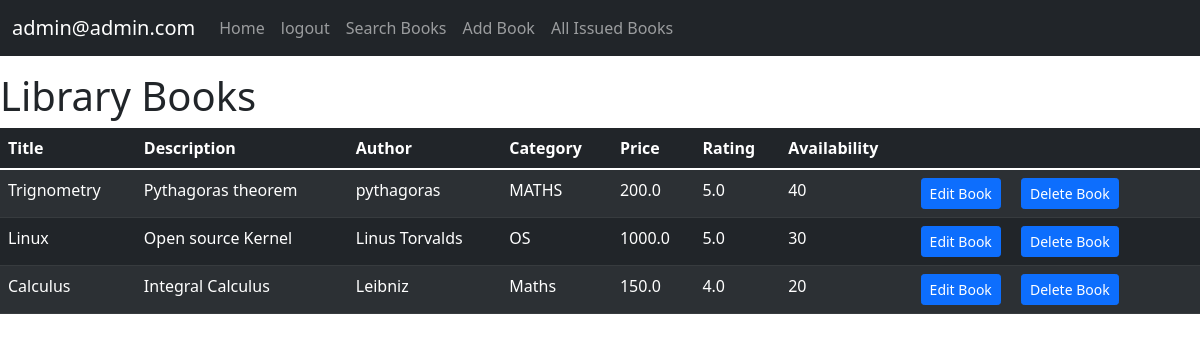
The app's page / (signed in) with its own data.
### accounts/models.py (models this page shows)
class CustomUser(AbstractUser):
    username = None
    email = models.EmailField(_("email address"), unique=True)
    phone = models.IntegerField(blank=True,null=True)
    USERNAME_FIELD = 'email'
    REQUIRED_FIELDS = []
    objects = CustomUserManager()

### main/models.py (models this page shows, shortened)
class Book(models.Model):
    title = models.CharField(max_length=100)
    author = models.CharField(max_length=100)
    desc = models.CharField(max_length=200)
    category = models.CharField(max_length=100)
    price = models.FloatField()
    availability = models.IntegerField()
    rating = models.FloatField(null=True)

### main/views.py (the view)
# urls.py: path('', views.homepage,name='home'),
@login_required
def homepage(request):
    books = Book.objects.all()
    return render(request,'main/home.html', {'books':books})

### main/templates/main/home.html
{% extends 'main/base.html'%}
{% block content%}
   <div class="my-3" id="table">
          <h1>Library Books</h1>
        <table class="table table-dark table-striped">
            <thead>
              <tr>
                <th scope="col">Title</th>
                <th scope="col">Description</th>
                <th scope="col">Author</th>
                <th scope="col">Category</th>
                <th scope="col">Price</th>
                <th scope="col">Rating</th>
                <th scope="col">Availability</th>
                <th scope="col"></th>
              </tr>
            </thead>
            <tbody id="tableBody">
              {% for book in books %}
                <tr>
                    <td>{{book.title}}</td>
                    <td>{{book.desc}}</td>
                    <td>{{book.author}}</td>
                    <td>{{book.category}}</td>
                    <td>{{book.price}}</td>
                    <td>{{book.rating}}</td>
                    <td>{{book.availability}}</td>
                    <td>
                    {% if user.is_superuser%}
                    <a href="{% url 'main:change' book.id %}"><button class="btn btn-primary btn-sm">Edit Book</button></a>
                    <a href = "{% url 'main:delete' book.id %}"><button class="btn btn-primary btn-sm mx-3">Delete Book</button></a>
                    {%else%}
                    <a href = "{% url 'main:issuebook' book.id %}"><button class="btn btn-primary btn-sm mx-3">Issue Book</button></a>
                    {%endif%}
                    </td>
                </tr>
              {% endfor %}
            </tbody>
          </table>
      </div>
{% endblock%}

### main/templates/main/base.html (shortened to what this page needs)
<!doctype html>
<html lang="en">
  <head>
    <link href="https://cdn.jsdelivr.net/npm/bootstrap@5.1.3/dist/css/bootstrap.min.css" rel="stylesheet">
  </head>
  <body>
  <nav class="navbar navbar-expand-lg navbar-dark bg-dark">
  <div class="container-fluid">
    <a class="navbar-brand" href="#">{% if user.is_authenticated%}{{user}}{%endif%}</a>
     <div class="collapse navbar-collapse" id="navbarNav">
      <ul class="navbar-nav">
      <li>
          <a class="nav-link"   href="{% url 'main:home'%}">Home</a>
        </li>
      {% if user.is_authenticated%}
        <li class="nav-item" >
          <a class="nav-link"   href="/accounts/logout">logout</a>
        </li>
        <li class="nav-item" >
          <a class="nav-link"   href="/searchbook">Search Books</a>
        </li>
          {% if user.is_superuser%}
        <li class="nav-item" >
          <a class="nav-link"   href="{% url 'main:addbook'%}">Add Book</a>
        </li>
        <li class="nav-item" >
          <a class="nav-link"   href="{% url 'main:all_books_issued'%}">All Issued Books</a>
        </li>
          {%endif%}
        {%endif%}
      </ul>
    </div>
  </div>
</nav>
    {% block content %}{% endblock content %}
  </body>
</html>

### records on screen
CustomUser: email "admin@admin.com"
Book: title "Trignometry", desc "Pythagoras theorem", author "pythagoras", category "MATHS", price "200.0", rating "5.0", availability "40"
Book: title "Linux", desc "Open source Kernel", author "Linus Torvalds", category "OS", price "1000.0", rating "5.0", availability "30"
Book: title "Calculus", desc "Integral Calculus", author "Leibniz", category "Maths", price "150.0", rating "4.0", availability "20"
